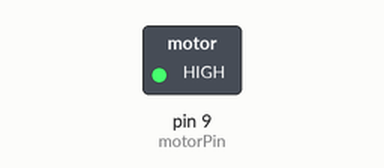
Bench run of a sketch on a simulated Arduino Uno, built with avr-gcc and run on an emulated ATmega328P. On the bench: switched loads named in the sketch (green lamp = pin HIGH).

Above: at 1.2 s.
At 6.5 s:
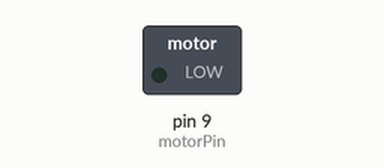
Timing chart, 0 to 8.1 s (numbered marks = the images above):
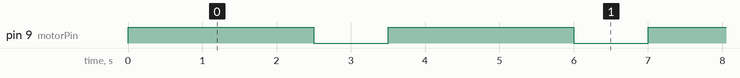

The sketch:

transistorMotor.ino
```cpp
int motorPin = 9;

void setup() {
    pinMode(motorPin, OUTPUT);
}

void loop() {
    motorOnThenOff();
}

void motorOnThenOff(){
    int onTime = 2500;
    int offTime = 1000;

    digitalWrite(motorPin, HIGH);
    delay(onTime);
    digitalWrite(motorPin, LOW);
    delay(offTime);
}
```

Measured:
- by itself, pin 9 (motorPin): alternates HIGH for 2.5 s and LOW for 1.0 s
